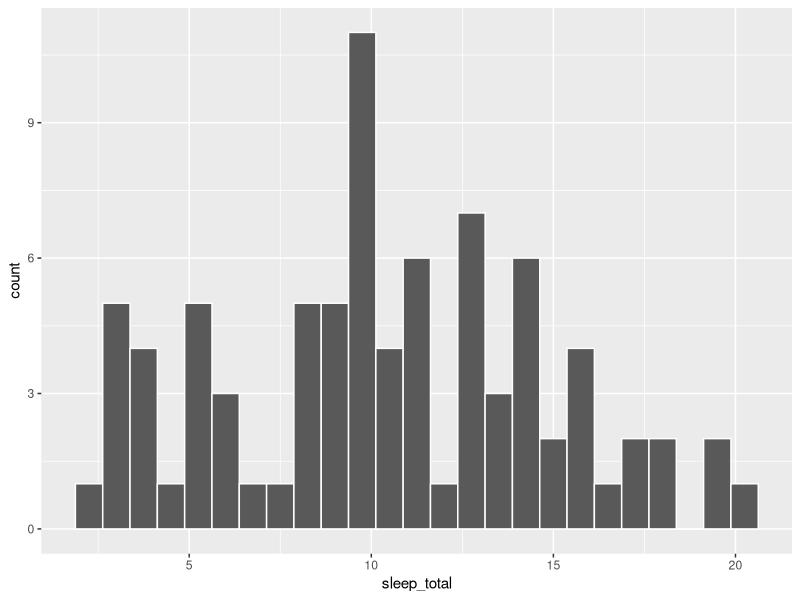
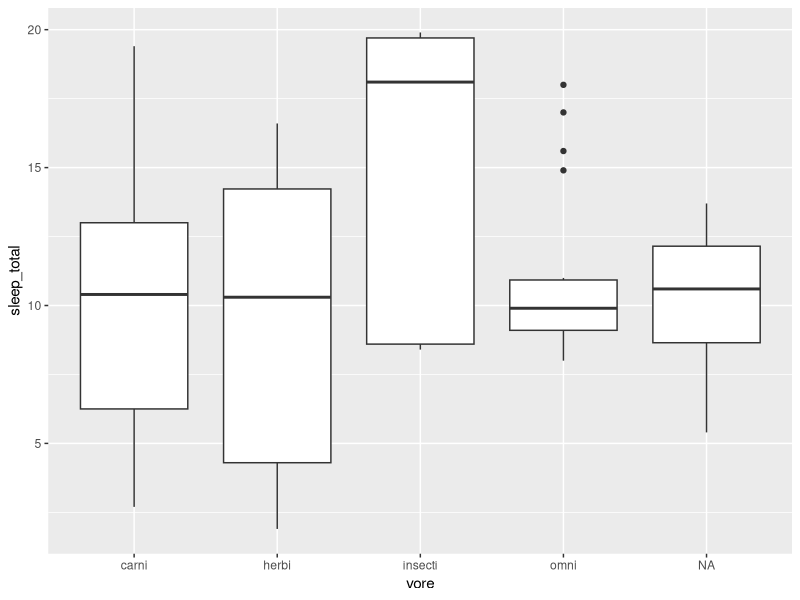

R code for these plots, in order:
## ---- chunk 1
library(tidyverse)
data(msleep)
## ---- chunk 2
head(msleep)
names(msleep)
view(msleep)
## ---- chunk 3
msleep %>%
  ggplot(aes(x = sleep_total)) +
  geom_histogram(col = "white", bins = 25)
## ---- chunk 4
msleep %>% 
  summarise(mean(sleep_total))
## ---- chunk 5
omni <- msleep %>% 
  filter(vore == "omni")
omni

herbi <- msleep %>% 
  filter(vore == "herbi")
herbi

mean(herbi$sleep_total)
mean(omni$sleep_total)
## ---- chunk 6
msleep %>%
  ggplot(aes(x = vore, y = sleep_total)) +
  geom_boxplot()
## ---- chunk 7
domesticated <- msleep %>% 
  filter(conservation == "domesticated") %>% 
  mutate(is_domesticated = "domesticated")
domesticated
## ---- chunk 8
msleep %>% 
  mutate(is_domesticated = ifelse(conservation == "domesticated", "TRUE", "FALSE")) %>% 
  group_by(is_domesticated) %>% 
  summarise(n = n())
## ---- chunk 9

## ---- chunk 10

